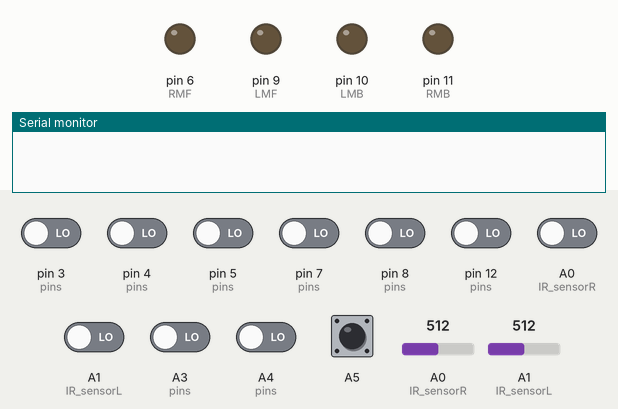
This sketch was run on a simulated Arduino Uno, built with avr-gcc and run on an emulated ATmega328P. On the bench: output pins drawn as LEDs (lit = HIGH), the last lines printed to the serial monitor. The test bench sets the inputs (shaded band); at power-on: A5 HIGH, A0 (IR_sensorR), A1 (IR_sensorL), A3 (pins), A4 (pins), pin 3 (pins), pin 4 (pins), pin 5 (pins), pin 7 (pins), pin 8 (pins), pin 12 (pins) LOW, A0 (IR_sensorR) = 512, A1 (IR_sensorL) = 512. Pins used as bus, display or sensor lines are not drawn.

Above: at 5.0 s.
5.1 s: A5 pulled LOW for 0.15 s
At 5.8 s:
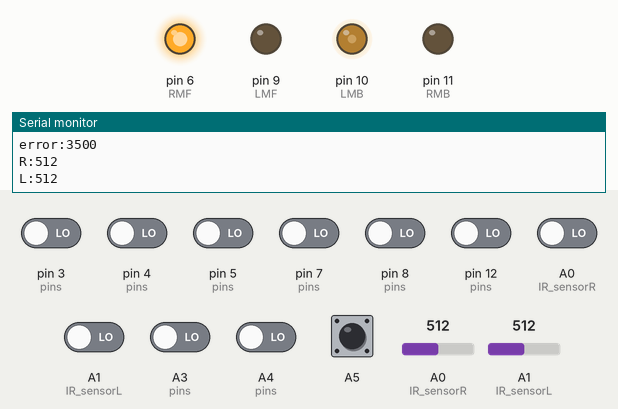
6.7 s: pin 3 (pins) driven HIGH
At 7.5 s:
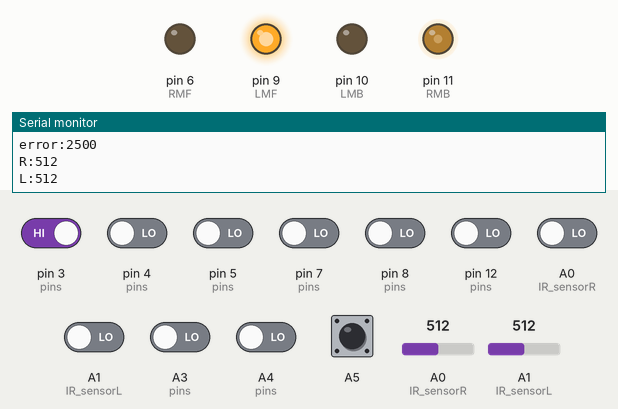
9.1 s: pin 4 (pins) driven HIGH
At 9.5 s:
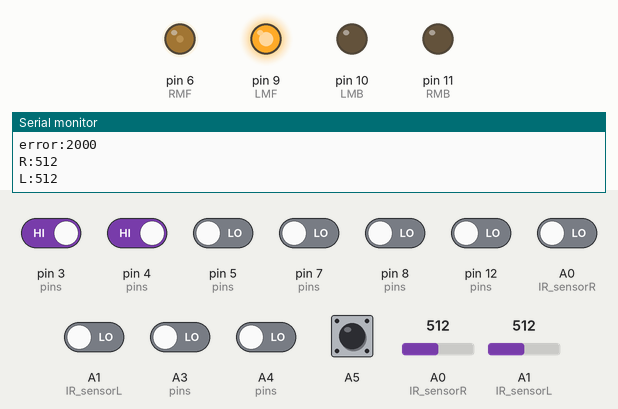
11.1 s: pin 5 (pins) driven HIGH
At 12.5 s:
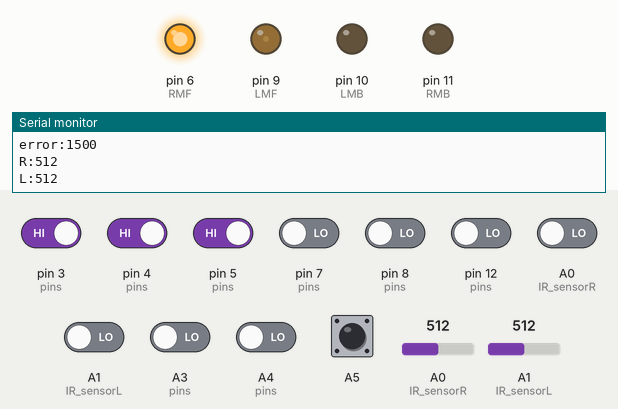
13.1 s: pin 7 (pins) driven HIGH
At 14.6 s:
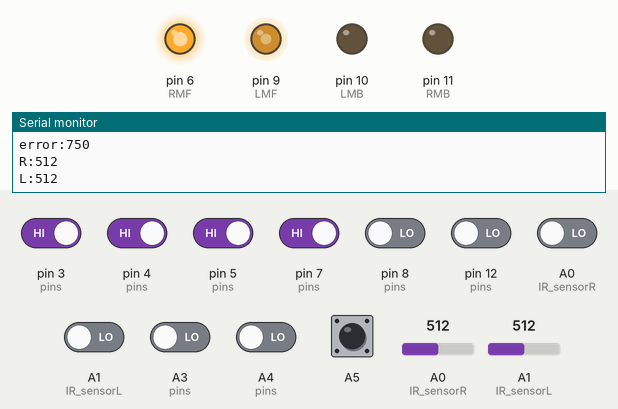
15.1 s: pin 8 (pins) driven HIGH
At 16.6 s:
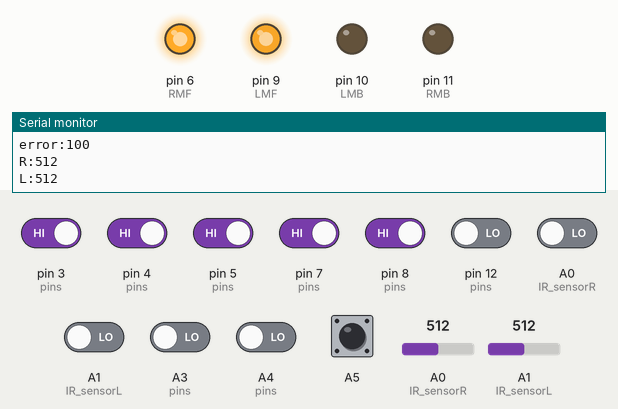
Timing chart, 0 to 18.1 s (numbered marks = the images above; inputs shaded):
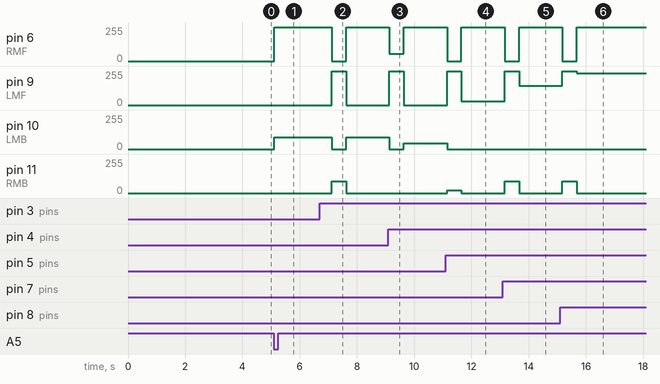

The sketch:

3.ino
```cpp
#include <QTRSensors.h>
#include <Arduino.h>


//tcrt5000 IR_sensor
#define IR_sensorR A0
#define IR_sensorL A1
// QTR
QTRSensors qtr;
const uint8_t SensorCount = 10; //uint8_t stands for "unsigned integer with 8 bits.
uint16_t sensorValues[SensorCount];
const uint8_t pins[] = {IR_sensorL,3,4,5,12,7,8,A3,A4,IR_sensorR};
//QTR calibration test values
const float maximum_calibration_required = 990;
const float minimum_calibration_required = 10;


//ultrasound
#define trig 13
#define echo A2


//motors
#define RMF 6
#define RMB 11
#define LMF 9
#define LMB 10

//speeds
const int base_speed = 255;


int button = 3; //to be pressed to find set point

float p;
float i;
float d;
float lp = 0;
float error;
float correction;
float sp;

float Kp = 0.15; // dummy
float Ki = 0; //dummy
float Kd = 1; //(Kp-1)*10

int pid_calc();
void motor_drive(int, int);
int distance();
void calibration();
int * IR_sensors_readings();
void turnleft();
void turnright();

void setup() {
    pinMode(LED_BUILTIN, OUTPUT);
    Serial.begin(9600);


    //configure the sensors QTR
    qtr.setTypeRC();
    qtr.setSensorPins(pins, SensorCount);
    calibration();

    // ultrasound
    pinMode(trig, OUTPUT);
    pinMode(echo, INPUT);

    //motors
    pinMode(RMF, OUTPUT);
    pinMode(RMB, OUTPUT);
    pinMode(LMF, OUTPUT);
    pinMode(LMB, OUTPUT);


    //button
    pinMode(A5, INPUT_PULLUP);
    while (digitalRead(A5) != 0) {}
}

void loop() {
    int error = pid_calc();
    Serial.print("error:");
    Serial.println(error);

    int RI_R = analogRead(IR_sensorR);
    int RI_L = analogRead(IR_sensorL);
    Serial.print("R:");
    Serial.println(RI_R);
    Serial.print("L:");
    Serial.println(RI_L);
    delay(500);


    // if (error<300 && error>-300 && RI_R<250 && RI_L>750) {
    //     turnleft();
    //     while (RI_R<250){}
    // }


    // if (error<300 && error>-300 && RI_L<250 && RI_R>750) {
    //     turnright();
    //     while (RI_L<250){}
    // }
}
void calibration() {
    delay(500);
    digitalWrite(LED_BUILTIN, HIGH); // turn on Arduino's LED to indicate we are in calibration mode

    for (uint16_t i = 0; i < 150; i++) {
        qtr.calibrate();
    }
    digitalWrite(LED_BUILTIN, LOW); // turn off Arduino's LED to indicate we are through with calibration
}

int pid_calc() {
    int sp = qtr.readLineBlack(sensorValues);

    error = 3500 - sp;

    p = error;
    i += p;
    d = p - lp;
    lp = error;

    correction = int(Kp * p + Ki * i + Kd * d);

    int Rspeed = base_speed + correction;
    int Lspeed = base_speed - correction;

    motor_drive(Rspeed, Lspeed);
    return error;
}

void motor_drive(int Rspeed, int Lspeed) {
    //restricting speeds of motors between 255 and -255
    if (Rspeed > base_speed)
        Rspeed = base_speed;

    if (Lspeed > base_speed)
        Lspeed = base_speed;

    if (Rspeed < -90)
        Rspeed = -90;

    if (Lspeed < -90)
        Lspeed = -90;

    if (Rspeed > 0) {
        analogWrite(RMF, abs(Rspeed));
        analogWrite(RMB, 0);
    } else {
        analogWrite(RMF, 0);
        analogWrite(RMB, abs(Rspeed));
    }

    if (Lspeed > 0) {
        analogWrite(LMF, abs(Lspeed));
        analogWrite(LMB, 0);
    } else {
        analogWrite(LMF, 0);
        analogWrite(LMB, abs(Lspeed));

    }
}

void turnleft() {
        analogWrite(RMF, 255);
        analogWrite(RMB, 0);
        analogWrite(LMF, 0);
        analogWrite(LMB, 255);

}

void turnright() {
        analogWrite(RMF, 0);
        analogWrite(RMB, 255);
        analogWrite(LMF, 255);
        analogWrite(LMB, 0);

}

int distance() {
    digitalWrite(trig, HIGH);
    delayMicroseconds(10);
    digitalWrite(trig, LOW);
    unsigned int t = pulseIn(echo, HIGH);
    unsigned int d = t / (29.1 * 2);
    delay(250);
    return d;
}
```

Measured:
- after the input at 5.1 s, pin 6 (RMF): 0/255 → 255/255 at once; pin 10 (LMB): 0/255 → 90/255 at once
- after the input at 6.7 s, pin 6 (RMF): 255/255 → 0/255 after 0.42 s, → 255/255 0.50 s later; pin 9 (LMF): 0/255 → 255/255 after 0.42 s, → 0/255 0.50 s later; pin 10 (LMB): 90/255 → 0/255 after 0.42 s, → 90/255 0.50 s later; pin 11 (RMB): 0/255 → 90/255 after 0.42 s, → 0/255 0.50 s later
- after the input at 9.1 s, pin 6 (RMF): 255/255 → 55/255 at once, → 255/255 0.50 s later; pin 9 (LMF): 0/255 → 255/255 at once, → 0/255 0.50 s later; pin 10 (LMB): 90/255 → 0/255 at once, → 45/255 0.50 s later
- after the input at 11.1 s, pin 6 (RMF): 255/255 → 0/255 after 0.05 s, → 255/255 0.50 s later; pin 9 (LMF): 0/255 → 255/255 after 0.05 s, → 30/255 0.50 s later; pin 10 (LMB): 45/255 → 0/255 after 0.05 s; pin 11 (RMB): 0/255 → 20/255 after 0.05 s, → 0/255 0.50 s later
- after the input at 13.1 s, pin 6 (RMF): 255/255 → 0/255 after 0.06 s, → 255/255 0.50 s later; pin 9 (LMF): 30/255 → 255/255 after 0.06 s, → 143/255 0.50 s later; pin 11 (RMB): 0/255 → 90/255 after 0.06 s, → 0/255 0.50 s later
- after the input at 15.1 s, pin 6 (RMF): 255/255 → 0/255 after 0.08 s, → 255/255 0.50 s later; pin 9 (LMF): 143/255 → 255/255 after 0.08 s, → 240/255 0.50 s later; pin 11 (RMB): 0/255 → 90/255 after 0.08 s, → 0/255 0.50 s later
